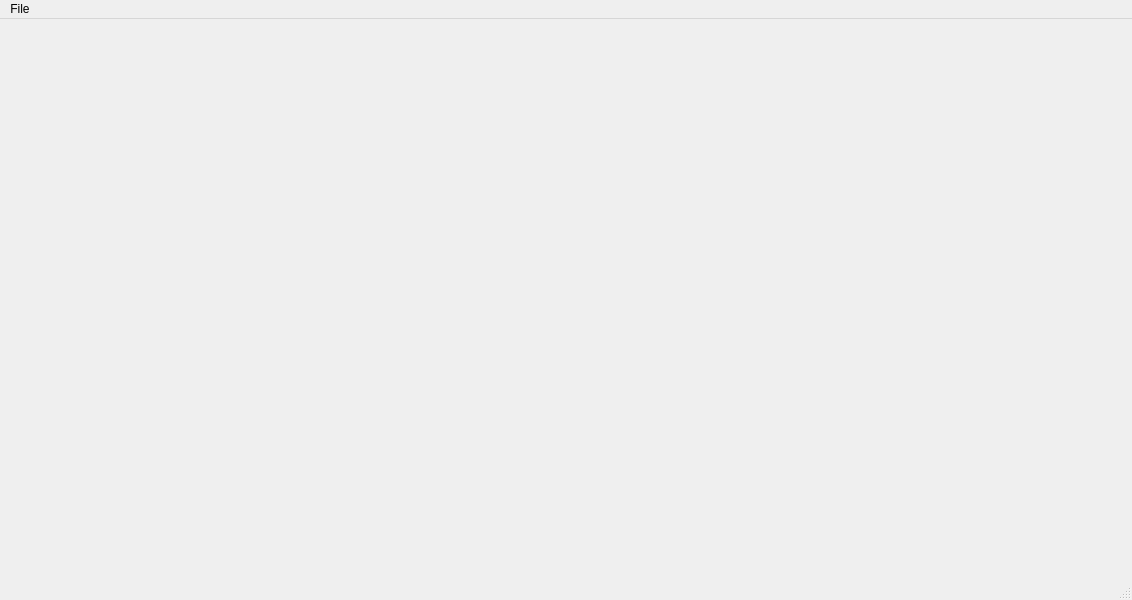
<?xml version="1.0" encoding="UTF-8"?>
<ui version="4.0">
 <class>MainWindow</class>
 <widget class="QMainWindow" name="MainWindow">
  <property name="geometry">
   <rect>
    <x>0</x>
    <y>0</y>
    <width>1132</width>
    <height>600</height>
   </rect>
  </property>
  <property name="windowTitle">
   <string>MainWindow</string>
  </property>
  <widget class="QWidget" name="centralwidget"/>
  <widget class="QMenuBar" name="menubar">
   <property name="geometry">
    <rect>
     <x>0</x>
     <y>0</y>
     <width>1132</width>
     <height>25</height>
    </rect>
   </property>
   <widget class="QMenu" name="menuFile">
    <property name="title">
     <string>File</string>
    </property>
    <addaction name="actionOpen"/>
    <addaction name="actionSave"/>
    <addaction name="actionSave_As"/>
   </widget>
   <addaction name="menuFile"/>
  </widget>
  <widget class="QStatusBar" name="statusbar"/>
  <action name="actionOpen">
   <property name="text">
    <string>Open</string>
   </property>
   <property name="shortcut">
    <string>Ctrl+O</string>
   </property>
  </action>
  <action name="actionSave">
   <property name="text">
    <string>Save</string>
   </property>
  </action>
  <action name="actionSave_As">
   <property name="text">
    <string>Save As</string>
   </property>
  </action>
 </widget>
 <resources/>
 <connections/>
</ui>
